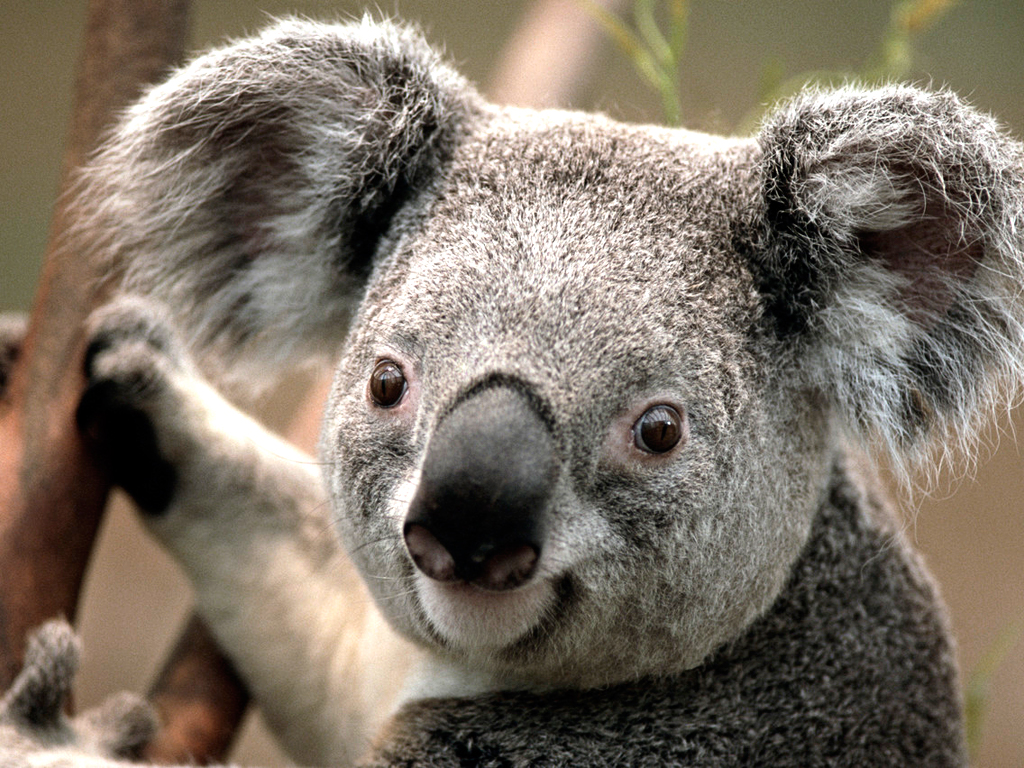
#> input picture imagenes/Koala.jpg, 1024 x 768 px
$ jupyter execute --allow-errors problem_set_1.ipynb   (shell and % lines are left out)
#> lines starting #> are read from the running program, lines starting #| are printed output that depends on the picture; after the words box and inside, x2 and y2 are one past the last pixel; in counts of white or black regions, pixels touching at a corner belong together
# Digital Image Processing - Problem Set 1

## Student Names:

### Instructions

This first Problem Set covers the topics of basic image manipulation, spatial resolution and intensity level resolution. <br>

Your solutions to the following problems should include commented source code and a short description of each function. You should test your functions with several input images, **besides the ones provided here**. Include the input and output images that you used for experimentation. Analyze your results. If you discover something interesting, let us know!

<b>1. </b>Load image from a file and display the image. Determine the size of the image. Finally, save a new copy of the image in a new file.<br /> <br />

[cell 1]
import cv2 #libreria de procesamiento de imagenes
from matplotlib import pyplot as plt #libreria de graficos de imagenes

#Carga la imagen con el formato RGB
imagen = cv2.imread('imagenes/Koala.jpg',cv2.IMREAD_COLOR)
#> imagen is the input picture: shape (768, 1024, 3); mean B, G, R 102, 114.7, 125.4
# Despliega la imagen
plt.imshow(imagen)
#Quita loa ejes
plt.axis('off');
#Imprime la resolución de la imagen
print("La resolución de la imagen es {0}".format(imagen.shape))
#| La resolución de la imagen es (768, 1024, 3)

cv2.imwrite('imagenes/new_koala_image.png',imagen)
#> Out = True

<b>2. </b>Write a function <code>flip_image</code>, which flips an image either vertically or horizontally. The function should take two input parameters: the matrix storing the image data and a flag to indicate whether the image should be flipped vertically or horizontally. Use this function to flip an example image both vertically and horizontally.

<b>Note:</b> You are not allowed to use the OpenCV's flip function to solve this problem. You have to implement it by yourself<br /> <br />

[cell 2]
#libreria de procesamiento de imagenes
import cv2
import numpy
#libreria de graficos de imagenes
from matplotlib import pyplot as plt


#funcion flip_image
def flip_image(image_matrix, flag):
    if(flag == 0):
        return numpy.fliplr(image_matrix)
    if(flag == 1):
        return numpy.flipud(image_matrix)
    else:
        print('Error: flag must be 1 or 0.')
        return 0


plt.figure(figsize = (15,15))

woman_image = cv2.imread('imagenes/Woman.bmp',cv2.IMREAD_COLOR)
plt.subplot(1, 3, 1)
#> (the rest of this cell did not finish here and is left out)

<b>3. </b> Write a function to generate the negative of an image. This means that  a new image is created in which the pixel values are all equal to 1.0 minus the pixel value in the original image. <br /> <br />

[cell 3]
import cv2 #libreria de procesamiento de imagenes
from matplotlib import pyplot as plt #libreria de graficos de imagenes

imagen = cv2.imread('imagenes/Koala.jpg',cv2.IMREAD_COLOR)
imagen_neg = 255 - imagen
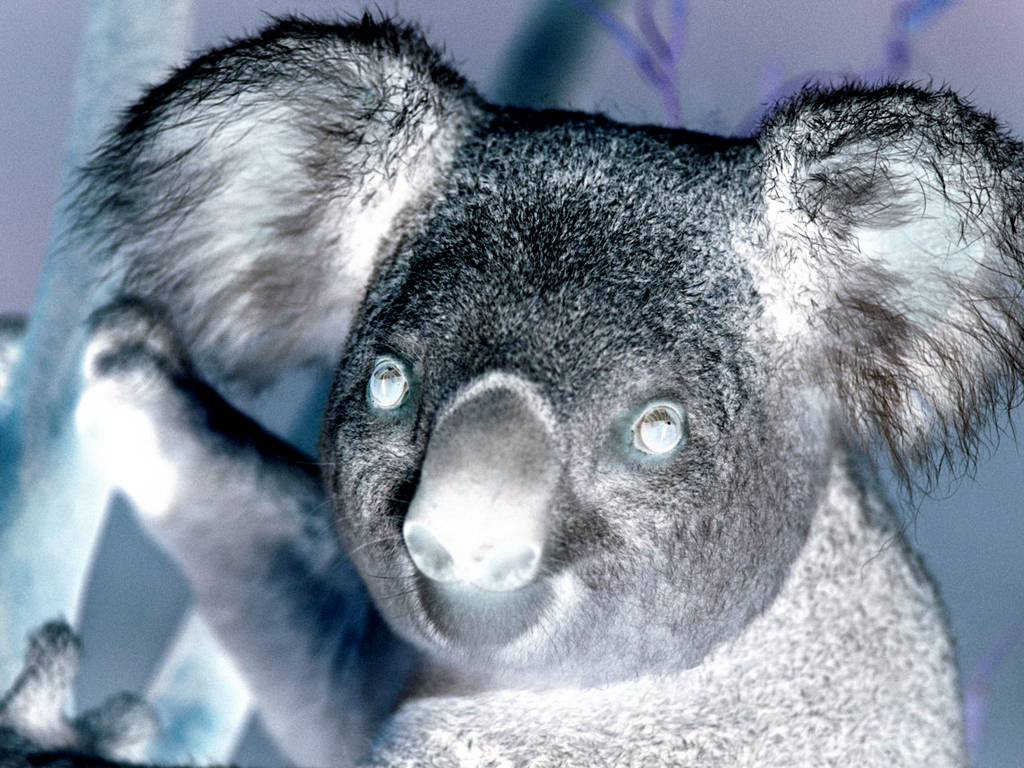
#> imagen_neg: shape (768, 1024, 3); mean B, G, R 153, 140.3, 129.6

plt.figure(figsize=(13, 13))

plt.subplot(1, 2, 1)
plt.imshow(imagen)
plt.title('Original image')
plt.axis('off');

plt.subplot(1, 2, 2)
plt.imshow(imagen_neg)
plt.title('Negative image')
plt.axis('off');
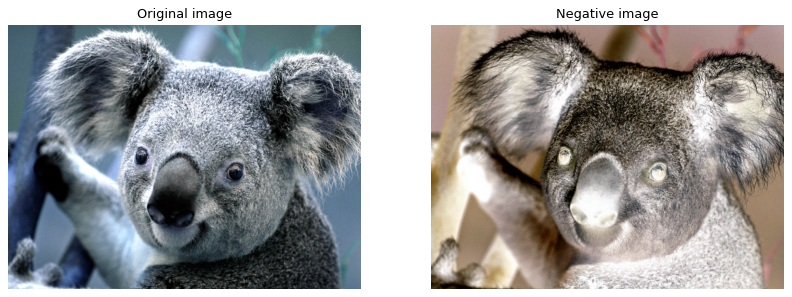
#> figure drawn by matplotlib, 2 panels; B, G, R data is drawn as R, G, B
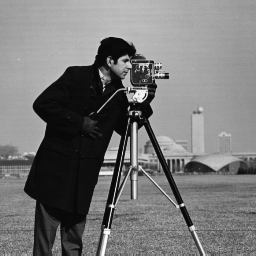
#> input picture cameraman.png, 256 x 256 px
#> further down, image is the input picture: shape (256, 256, 3); min 7, max 253, mean 118.7

<b>4. </b>Write a function <code>average_intensity</code>, which calculates the average intensity level of an image. Use this function on example images and discuss your results. You can use images from section 2 and 3 <br /> <br />

#> (a cell that did not finish here is left out)

<b>5. </b>Write a function <code>threshold_image</code> which thresholds an image based on a threshold level given as a parameter to the function. The function should take two parameters: the image to be thresholded and the threshold level. The result of the function should be a new thresholded image. <br /> <br />

<b>Note:</b> You are not allowed to use the OpenCV's threshold function to solve this problem. You have to implement it by yourself<br /> <br />

[cell 5]
import numpy as np
import cv2
from matplotlib import pyplot as plt #libreria de graficos de imagenes


def threshold_image(image,threshold):
#> called with threshold = 70
    new_image = image
    new_image[new_image<=threshold] = 0
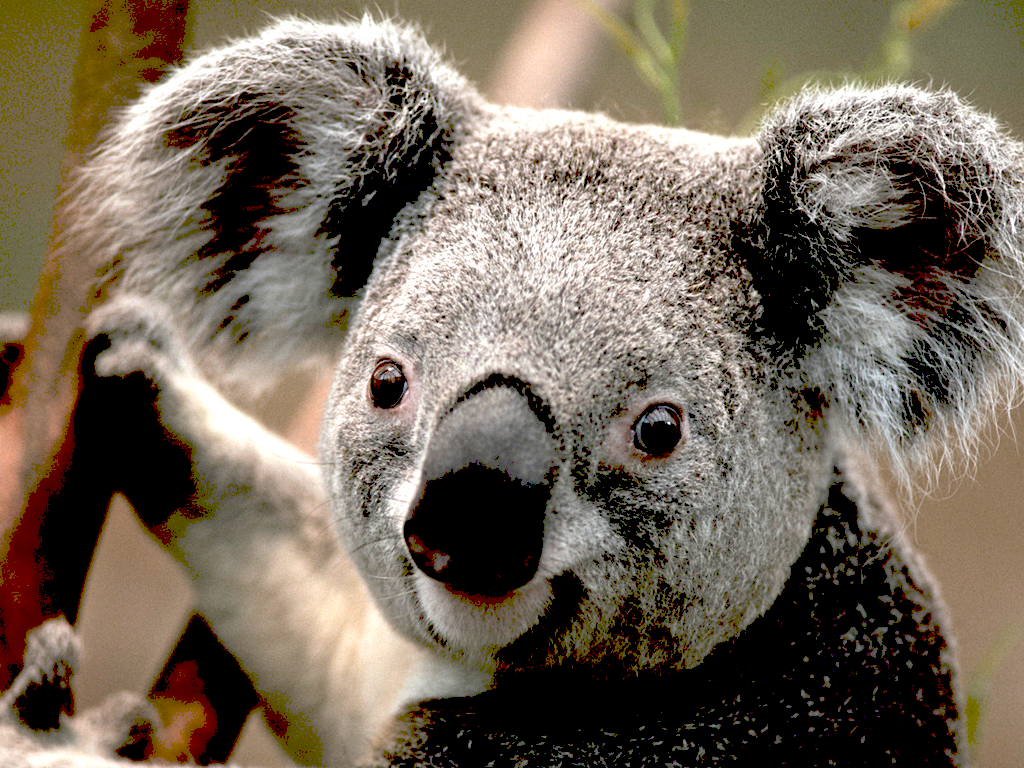
#> new_image: shape (768, 1024, 3); mean B, G, R 90.4, 105.4, 117.4
    new_image[new_image>threshold] = 255
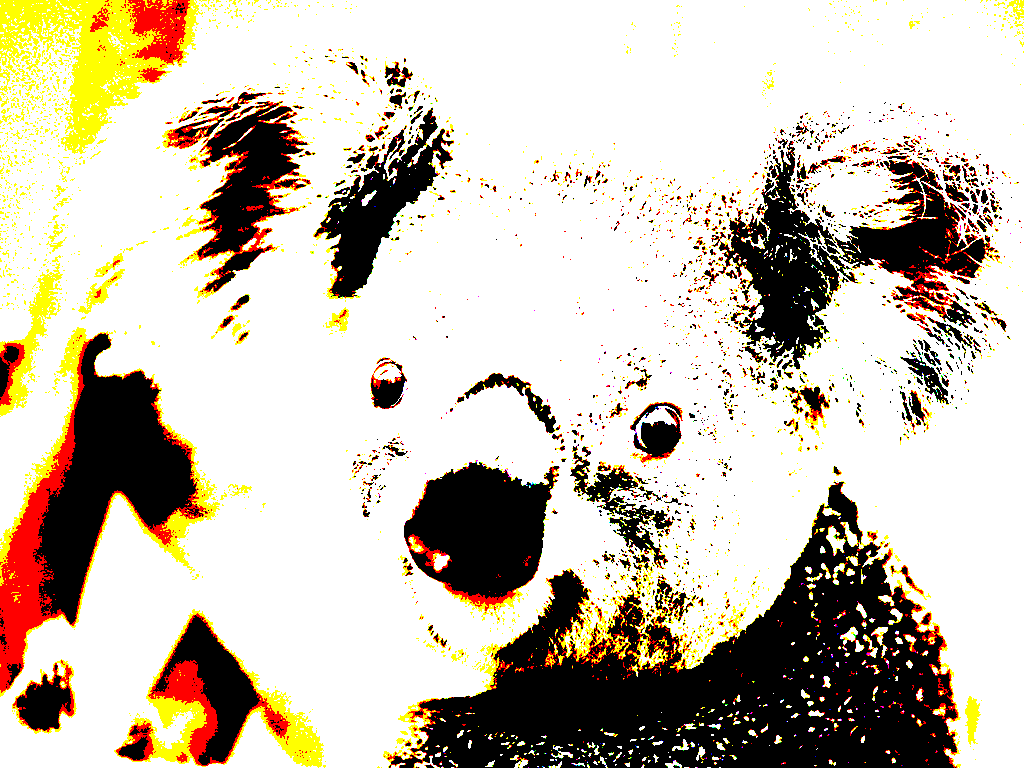
#> new_image: shape (768, 1024, 3); mean B, G, R 176.1, 191.2, 200.9
    return new_image

image = cv2.imread('cameraman.png')
imagebin = threshold_image(imagen,70)

plt.subplot(1, 2, 1)
plt.imshow(image)
plt.title('Imagen original')
plt.axis('off');

plt.subplot(1, 2, 2)
plt.imshow(imagebin)
plt.title('bin')
plt.axis('off');
#> figure, not shown here; B, G, R data is drawn as R, G, B

<b>6. </b>Write a function <code>avg_intensity_threshold_image</code> which takes an image as its only parameter and thresholds this image based on the images average intensity value. <b>Hint:</b> Simply write a new function that uses the two functions just written. <br /> <br />

[cell 6]
import numpy
import cv2 as cv
from matplotlib import pyplot as plt #libreria de graficos de imagenes

def threshold_image(image,threshold):
    new_image = image.copy()
    new_image[new_image <= threshold] = 0
    new_image[new_image > threshold] = 255
    return new_image

def average_intensity(matrix_image):
    n_elements = numpy.product(matrix_image.shape)
#> n_elements = 65536
    sum_elements = numpy.sum(matrix_image)
#> sum_elements = 7780728
    average = int(numpy.floor(sum_elements)/n_elements)
#> average = 118
    return average

def avg_intensity_threshold_image(matrix_image):
    average = average_intensity(matrix_image)
#> average = 118
    new_image = threshold_image(matrix_image,average)
#> in threshold_image, `new_image[new_image <= threshold] = 0`:
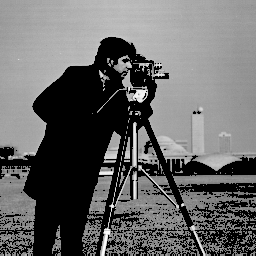
#> new_image: shape (256, 256); min 0, max 253, mean 103
#> in threshold_image, `new_image[new_image > threshold] = 255`:
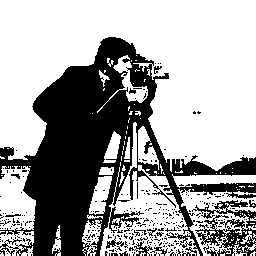
#> new_image: shape (256, 256); 64.5% white; 304 black regions (291 under 20 px), largest, box (x1, y1, x2, y2) and area: (0, 37, 256, 256) 20275, (192, 200, 256, 256) 1559, (129, 241, 153, 256) 122
    return new_image


original_image = cv2.imread('cameraman.png',0)

image_bin = avg_intensity_threshold_image(original_image)

plt.figure()
plt.imshow(original_image,cmap='gray')
plt.title('Imagen original')
plt.axis('off');

plt.figure()
plt.imshow(image_bin,cmap='gray')
plt.title('bin')
plt.axis('off');
